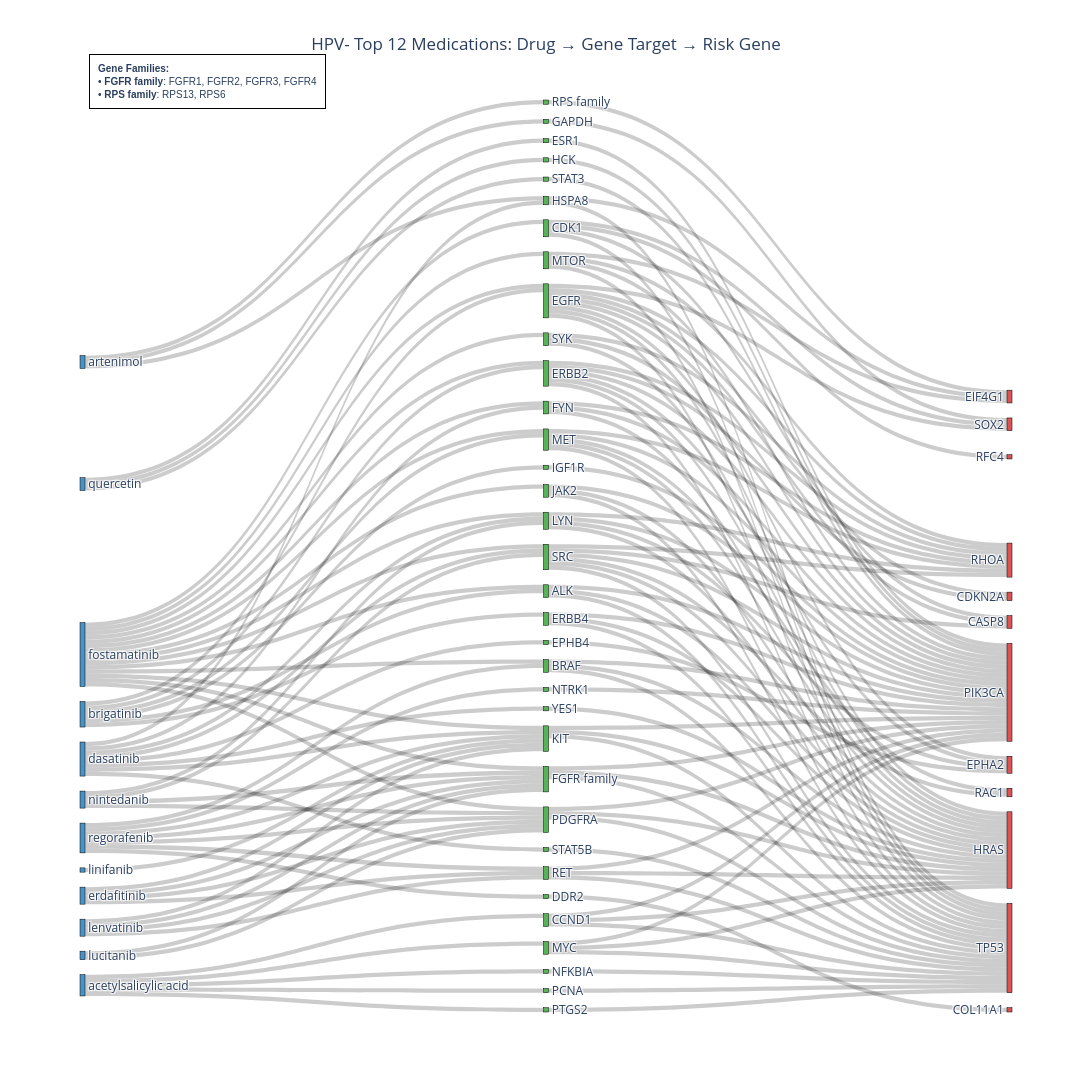
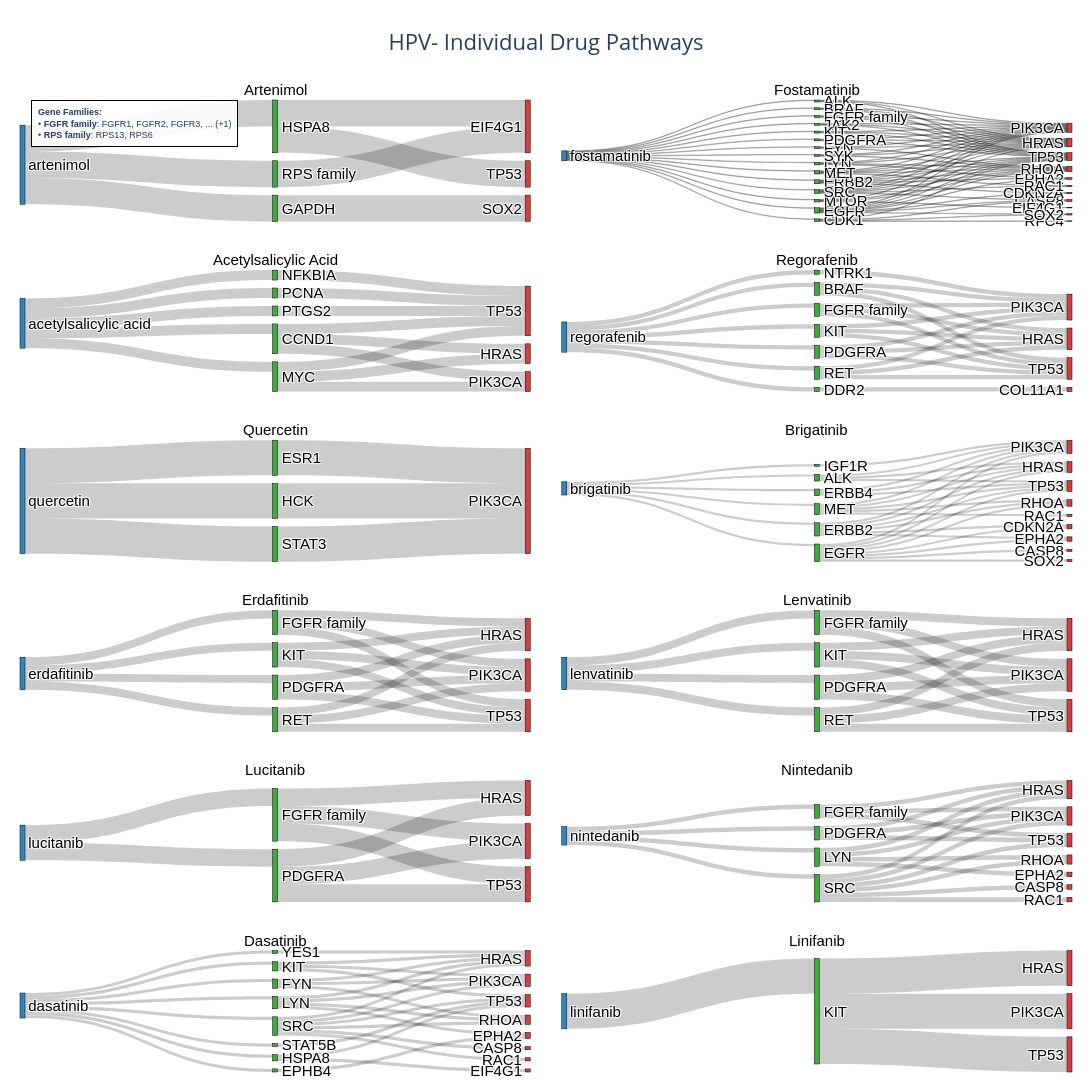

The notebook cell these images were saved under, in order:
### Markdown cell above
### HPV- Top 10 with Required Drugs

### Code cell
# HPV- cohort: Top 10 drugs, ensure artenimol and fostamatinib are included
results_hpv_neg = create_sankey_diagrams(
    cohort='HPV-',
    top_n=12,
    required_drugs=['artenimol', 'fostamatinib', 'acetylsalicylic acid', 'regorafenib', 'quercetin','brigatinib', 'erdafitinib', 'lenvatinib', 'lucitanib', 'nintedanib', 'dasatinib', 'linifanib'],
    show_combined=True,
    show_individual=True,
    article_threshold=0
)

### Figure 1 — Plotly figure (JSON) as saved in the notebook; plotly's stock layout.template omitted (floating-point values rounded to 4 significant figures; data arrays with more than 128 entries replaced by an {"elided": "..."} marker saying what was removed)
{"data": [{"link": {"color": "rgba(0, 0, 0, 0.2)", "source": {"elided": "151 int values"}, "target": {"elided": "151 int values"}, "value": {"elided": "151 int values"}}, "node": {"color": ["rgba(44, 160, 44, 0.8)", "rgba(44, 160, 44, 0.8)", "rgba(214, 39, 40, 0.8)", "rgba(44, 160, 44, 0.8)", "rgba(44, 160, 44, 0.8)", "rgba(214, 39, 40, 0.8)", "rgba(214, 39, 40, 0.8)", "rgba(44, 160, 44, 0.8)", "rgba(44, 160, 44, 0.8)", "rgba(214, 39, 40, 0.8)", "rgba(214, 39, 40, 0.8)", "rgba(44, 160, 44, 0.8)", "rgba(44, 160, 44, 0.8)", "rgba(44, 160, 44, 0.8)", "rgba(44, 160, 44, 0.8)", "rgba(44, 160, 44, 0.8)", "rgba(44, 160, 44, 0.8)", "rgba(44, 160, 44, 0.8)", "rgba(44, 160, 44, 0.8)", "rgba(214, 39, 40, 0.8)", "rgba(44, 160, 44, 0.8)", "rgba(44, 160, 44, 0.8)", "rgba(44, 160, 44, 0.8)", "rgba(44, 160, 44, 0.8)", "rgba(44, 160, 44, 0.8)", "rgba(44, 160, 44, 0.8)", "rgba(44, 160, 44, 0.8)", "rgba(44, 160, 44, 0.8)", "rgba(44, 160, 44, 0.8)", "rgba(44, 160, 44, 0.8)", "rgba(44, 160, 44, 0.8)", "rgba(44, 160, 44, 0.8)", "rgba(214, 39, 40, 0.8)", "rgba(44, 160, 44, 0.8)", "rgba(214, 39, 40, 0.8)", "rgba(44, 160, 44, 0.8)", "rgba(214, 39, 40, 0.8)", "rgba(214, 39, 40, 0.8)", "rgba(44, 160, 44, 0.8)", "rgba(214, 39, 40, 0.8)", "rgba(44, 160, 44, 0.8)", "rgba(44, 160, 44, 0.8)", "rgba(44, 160, 44, 0.8)", "rgba(44, 160, 44, 0.8)", "rgba(214, 39, 40, 0.8)", "rgba(44, 160, 44, 0.8)", "rgba(31, 119, 180, 0.8)", "rgba(31, 119, 180, 0.8)", "rgba(31, 119, 180, 0.8)", "rgba(31, 119, 180, 0.8)", "rgba(31, 119, 180, 0.8)", "rgba(31, 119, 180, 0.8)", "rgba(31, 119, 180, 0.8)", "rgba(31, 119, 180, 0.8)", "rgba(31, 119, 180, 0.8)", "rgba(31, 119, 180, 0.8)", "rgba(31, 119, 180, 0.8)", "rgba(31, 119, 180, 0.8)"], "label": ["ALK", "BRAF", "CASP8", "CCND1", "CDK1", "CDKN2A", "COL11A1", "DDR2", "EGFR", "EIF4G1", "EPHA2", "EPHB4", "ERBB2", "ERBB4", "ESR1", "FGFR family", "FYN", "GAPDH", "HCK", "HRAS", "HSPA8", "IGF1R", "JAK2", "KIT", "LYN", "MET", "MTOR", "MYC", "NFKBIA", "NTRK1", "PCNA", "PDGFRA", "PIK3CA", "PTGS2", "RAC1", "RET", "RFC4", "RHOA", "RPS family", "SOX2", "SRC", "STAT3", "STAT5B", "SYK", "TP53", "YES1", "acetylsalicylic acid", "artenimol", "brigatinib", "dasatinib", "erdafitinib", "fostamatinib", "lenvatinib", "linifanib", "lucitanib", "nintedanib", "quercetin", "regorafenib"], "line": {"color": "black", "width": 0.5}, "pad": 15, "thickness": 5, "x": [0.5, 0.5, 0.999, 0.5, 0.5, 0.999, 0.999, 0.5, 0.5, 0.999, 0.999, 0.5, 0.5, 0.5, 0.5, 0.5, 0.5, 0.5, 0.5, 0.999, 0.5, 0.5, 0.5, 0.5, 0.5, 0.5, 0.5, 0.5, 0.5, 0.5, 0.5, 0.5, 0.999, 0.5, 0.999, 0.5, 0.999, 0.999, 0.5, 0.999, 0.5, 0.5, 0.5, 0.5, 0.999, 0.5, 0.001, 0.001, 0.001, 0.001, 0.001, 0.001, 0.001, 0.001, 0.001, 0.001, 0.001, 0.001]}, "type": "sankey"}], "layout": {"annotations": [{"align": "left", "bgcolor": "rgba(255, 255, 255, 0.9)", "bordercolor": "black", "borderpad": 8, "borderwidth": 1, "font": {"family": "Arial", "size": 10}, "showarrow": false, "text": "<b>Gene Families:</b><br>• <b>FGFR family</b>: FGFR1, FGFR2, FGFR3, FGFR4<br>• <b>RPS family</b>: RPS13, RPS6", "x": 0.01, "xanchor": "left", "xref": "paper", "y": 1.05, "yanchor": "top", "yref": "paper"}], "font": {"size": 12}, "height": 1400, "title": {"text": "HPV- Top 12 Medications: Drug → Gene Target → Risk Gene", "x": 0.5, "xanchor": "center"}, "width": 2400}}

### Figure 2 — Plotly figure (JSON) as saved in the notebook; plotly's stock layout.template omitted (floating-point values rounded to 4 significant figures)
{"data": [{"arrangement": "snap", "domain": {"x": [0, 0.485], "y": [0.875, 1]}, "link": {"color": "rgba(0, 0, 0, 0.2)", "source": [0, 0, 0, 2, 1, 3, 2], "target": [2, 1, 3, 4, 5, 4, 6], "value": [1, 1, 1, 1, 1, 1, 1]}, "node": {"color": ["rgba(31, 119, 180, 0.9)", "rgba(44, 160, 44, 0.9)", "rgba(44, 160, 44, 0.9)", "rgba(44, 160, 44, 0.9)", "rgba(214, 39, 40, 0.9)", "rgba(214, 39, 40, 0.9)", "rgba(214, 39, 40, 0.9)"], "label": ["artenimol", "GAPDH", "HSPA8", "RPS family", "EIF4G1", "SOX2", "TP53"], "line": {"color": "black", "width": 0.5}, "pad": 8, "thickness": 5}, "textfont": {"color": "black", "family": "Arial", "size": 15}, "type": "sankey", "valueformat": ".0f"}, {"arrangement": "snap", "domain": {"x": [0.515, 1], "y": [0.875, 1]}, "link": {"color": "rgba(0, 0, 0, 0.2)", "source": [0, 0, 0, 0, 0, 0, 0, 0, 0, 0, 0, 0, 0, 0, 0, 1, 4, 4, 11, 5, 5, 13, 6, 9, 10, 14, 13, 2, 2, 9, 10, 10, 10, 14, 14, 14, 7, 7, 7, 9, 1, 1, 2, 14, 14, 15, 15, 15, 6, 3, 3, 3, 3, 11, 11, 11, 11, 5, 5, 5, 5, 12, 12, 12, 12, 6, 8, 8, 8, 13, 4, 4, 4, 4, 4, 4], "target": [1, 2, 10, 14, 15, 7, 3, 11, 5, 12, 6, 8, 9, 13, 4, 21, 21, 17, 21, 21, 17, 21, 21, 21, 21, 21, 26, 21, 26, 26, 19, 20, 24, 26, 20, 24, 21, 20, 24, 20, 26, 20, 20, 16, 22, 21, 20, 24, 20, 23, 16, 26, 25, 26, 20, 24, 22, 19, 26, 20, 24, 21, 26, 24, 18, 26, 21, 26, 20, 20, 16, 19, 26, 20, 24, 25], "value": [1, 1, 1, 1, 1, 1, 1, 1, 1, 1, 1, 1, 1, 1, 1, 1, 1, 1, 1, 1, 1, 1, 1, 1, 1, 1, 1, 1, 1, 1, 1, 1, 1, 1, 1, 1, 1, 1, 1, 1, 1, 1, 1, 1, 1, 1, 1, 1, 1, 1, 1, 1, 1, 1, 1, 1, 1, 1, 1, 1, 1, 1, 1, 1, 1, 1, 1, 1, 1, 1, 1, 1, 1, 1, 1, 1]}, "node": {"color": ["rgba(31, 119, 180, 0.9)", "rgba(44, 160, 44, 0.9)", "rgba(44, 160, 44, 0.9)", "rgba(44, 160, 44, 0.9)", "rgba(44, 160, 44, 0.9)", "rgba(44, 160, 44, 0.9)", "rgba(44, 160, 44, 0.9)", "rgba(44, 160, 44, 0.9)", "rgba(44, 160, 44, 0.9)", "rgba(44, 160, 44, 0.9)", "rgba(44, 160, 44, 0.9)", "rgba(44, 160, 44, 0.9)", "rgba(44, 160, 44, 0.9)", "rgba(44, 160, 44, 0.9)", "rgba(44, 160, 44, 0.9)", "rgba(44, 160, 44, 0.9)", "rgba(214, 39, 40, 0.9)", "rgba(214, 39, 40, 0.9)", "rgba(214, 39, 40, 0.9)", "rgba(214, 39, 40, 0.9)", "rgba(214, 39, 40, 0.9)", "rgba(214, 39, 40, 0.9)", "rgba(214, 39, 40, 0.9)", "rgba(214, 39, 40, 0.9)", "rgba(214, 39, 40, 0.9)", "rgba(214, 39, 40, 0.9)", "rgba(214, 39, 40, 0.9)"], "label": ["fostamatinib", "ALK", "BRAF", "CDK1", "EGFR", "ERBB2", "FGFR family", "FYN", "JAK2", "KIT", "LYN", "MET", "MTOR", "PDGFRA", "SRC", "SYK", "CASP8", "CDKN2A", "EIF4G1", "EPHA2", "HRAS", "PIK3CA", "RAC1", "RFC4", "RHOA", "SOX2", "TP53"], "line": {"color": "black", "width": 0.5}, "pad": 8, "thickness": 5}, "textfont": {"color": "black", "family": "Arial", "size": 15}, "type": "sankey", "valueformat": ".0f"}, {"arrangement": "snap", "domain": {"x": [0, 0.485], "y": [0.7, 0.825]}, "link": {"color": "rgba(0, 0, 0, 0.2)", "source": [0, 0, 0, 0, 0, 3, 2, 2, 2, 1, 1, 1, 5, 4], "target": [3, 2, 1, 5, 4, 8, 7, 8, 6, 7, 8, 6, 8, 8], "value": [1, 1, 1, 1, 1, 1, 1, 1, 1, 1, 1, 1, 1, 1]}, "node": {"color": ["rgba(31, 119, 180, 0.9)", "rgba(44, 160, 44, 0.9)", "rgba(44, 160, 44, 0.9)", "rgba(44, 160, 44, 0.9)", "rgba(44, 160, 44, 0.9)", "rgba(44, 160, 44, 0.9)", "rgba(214, 39, 40, 0.9)", "rgba(214, 39, 40, 0.9)", "rgba(214, 39, 40, 0.9)"], "label": ["acetylsalicylic acid", "CCND1", "MYC", "NFKBIA", "PCNA", "PTGS2", "HRAS", "PIK3CA", "TP53"], "line": {"color": "black", "width": 0.5}, "pad": 8, "thickness": 5}, "textfont": {"color": "black", "family": "Arial", "size": 15}, "type": "sankey", "valueformat": ".0f"}, {"arrangement": "snap", "domain": {"x": [0.515, 1], "y": [0.7, 0.825]}, "link": {"color": "rgba(0, 0, 0, 0.2)", "source": [0, 0, 0, 0, 0, 0, 0, 6, 7, 3, 4, 6, 7, 2, 5, 1, 1, 4, 4, 1, 3, 3, 6, 7], "target": [6, 7, 2, 3, 5, 1, 4, 10, 10, 10, 10, 11, 11, 8, 10, 10, 11, 11, 9, 9, 9, 11, 9, 9], "value": [1, 1, 1, 1, 1, 1, 1, 1, 1, 1, 1, 1, 1, 1, 1, 1, 1, 1, 1, 1, 1, 1, 1, 1]}, "node": {"color": ["rgba(31, 119, 180, 0.9)", "rgba(44, 160, 44, 0.9)", "rgba(44, 160, 44, 0.9)", "rgba(44, 160, 44, 0.9)", "rgba(44, 160, 44, 0.9)", "rgba(44, 160, 44, 0.9)", "rgba(44, 160, 44, 0.9)", "rgba(44, 160, 44, 0.9)", "rgba(214, 39, 40, 0.9)", "rgba(214, 39, 40, 0.9)", "rgba(214, 39, 40, 0.9)", "rgba(214, 39, 40, 0.9)"], "label": ["regorafenib", "BRAF", "DDR2", "FGFR family", "KIT", "NTRK1", "PDGFRA", "RET", "COL11A1", "HRAS", "PIK3CA", "TP53"], "line": {"color": "black", "width": 0.5}, "pad": 8, "thickness": 5}, "textfont": {"color": "black", "family": "Arial", "size": 15}, "type": "sankey", "valueformat": ".0f"}, {"arrangement": "snap", "domain": {"x": [0, 0.485], "y": [0.525, 0.65]}, "link": {"color": "rgba(0, 0, 0, 0.2)", "source": [0, 0, 0, 2, 3, 1], "target": [2, 3, 1, 4, 4, 4], "value": [1, 1, 1, 1, 1, 1]}, "node": {"color": ["rgba(31, 119, 180, 0.9)", "rgba(44, 160, 44, 0.9)", "rgba(44, 160, 44, 0.9)", "rgba(44, 160, 44, 0.9)", "rgba(214, 39, 40, 0.9)"], "label": ["quercetin", "ESR1", "HCK", "STAT3", "PIK3CA"], "line": {"color": "black", "width": 0.5}, "pad": 8, "thickness": 5}, "textfont": {"color": "black", "family": "Arial", "size": 15}, "type": "sankey", "valueformat": ".0f"}, {"arrangement": "snap", "domain": {"x": [0.515, 1], "y": [0.525, 0.65]}, "link": {"color": "rgba(0, 0, 0, 0.2)", "source": [0, 0, 0, 0, 0, 0, 1, 2, 2, 4, 5, 6, 3, 3, 1, 1, 6, 6, 6, 6, 3, 3, 3, 3, 2, 2, 2, 2, 2, 2, 4, 4], "target": [1, 2, 4, 5, 6, 3, 11, 11, 8, 11, 11, 11, 11, 8, 15, 10, 15, 10, 13, 12, 9, 15, 10, 13, 7, 9, 15, 10, 13, 14, 15, 10], "value": [1, 1, 1, 1, 1, 1, 1, 1, 1, 1, 1, 1, 1, 1, 1, 1, 1, 1, 1, 1, 1, 1, 1, 1, 1, 1, 1, 1, 1, 1, 1, 1]}, "node": {"color": ["rgba(31, 119, 180, 0.9)", "rgba(44, 160, 44, 0.9)", "rgba(44, 160, 44, 0.9)", "rgba(44, 160, 44, 0.9)", "rgba(44, 160, 44, 0.9)", "rgba(44, 160, 44, 0.9)", "rgba(44, 160, 44, 0.9)", "rgba(214, 39, 40, 0.9)", "rgba(214, 39, 40, 0.9)", "rgba(214, 39, 40, 0.9)", "rgba(214, 39, 40, 0.9)", "rgba(214, 39, 40, 0.9)", "rgba(214, 39, 40, 0.9)", "rgba(214, 39, 40, 0.9)", "rgba(214, 39, 40, 0.9)", "rgba(214, 39, 40, 0.9)"], "label": ["brigatinib", "ALK", "EGFR", "ERBB2", "ERBB4", "IGF1R", "MET", "CASP8", "CDKN2A", "EPHA2", "HRAS", "PIK3CA", "RAC1", "RHOA", "SOX2", "TP53"], "line": {"color": "black", "width": 0.5}, "pad": 8, "thickness": 5}, "textfont": {"color": "black", "family": "Arial", "size": 15}, "type": "sankey", "valueformat": ".0f"}, {"arrangement": "snap", "domain": {"x": [0, 0.485], "y": [0.35, 0.475]}, "link": {"color": "rgba(0, 0, 0, 0.2)", "source": [0, 0, 0, 0, 3, 4, 1, 2, 3, 4, 2, 2, 1, 1, 3, 4], "target": [3, 4, 1, 2, 6, 6, 6, 6, 7, 7, 7, 5, 5, 7, 5, 5], "value": [1, 1, 1, 1, 1, 1, 1, 1, 1, 1, 1, 1, 1, 1, 1, 1]}, "node": {"color": ["rgba(31, 119, 180, 0.9)", "rgba(44, 160, 44, 0.9)", "rgba(44, 160, 44, 0.9)", "rgba(44, 160, 44, 0.9)", "rgba(44, 160, 44, 0.9)", "rgba(214, 39, 40, 0.9)", "rgba(214, 39, 40, 0.9)", "rgba(214, 39, 40, 0.9)"], "label": ["erdafitinib", "FGFR family", "KIT", "PDGFRA", "RET", "HRAS", "PIK3CA", "TP53"], "line": {"color": "black", "width": 0.5}, "pad": 8, "thickness": 5}, "textfont": {"color": "black", "family": "Arial", "size": 15}, "type": "sankey", "valueformat": ".0f"}, {"arrangement": "snap", "domain": {"x": [0.515, 1], "y": [0.35, 0.475]}, "link": {"color": "rgba(0, 0, 0, 0.2)", "source": [0, 0, 0, 0, 3, 4, 1, 2, 3, 4, 2, 2, 1, 1, 3, 4], "target": [3, 4, 1, 2, 6, 6, 6, 6, 7, 7, 7, 5, 5, 7, 5, 5], "value": [1, 1, 1, 1, 1, 1, 1, 1, 1, 1, 1, 1, 1, 1, 1, 1]}, "node": {"color": ["rgba(31, 119, 180, 0.9)", "rgba(44, 160, 44, 0.9)", "rgba(44, 160, 44, 0.9)", "rgba(44, 160, 44, 0.9)", "rgba(44, 160, 44, 0.9)", "rgba(214, 39, 40, 0.9)", "rgba(214, 39, 40, 0.9)", "rgba(214, 39, 40, 0.9)"], "label": ["lenvatinib", "FGFR family", "KIT", "PDGFRA", "RET", "HRAS", "PIK3CA", "TP53"], "line": {"color": "black", "width": 0.5}, "pad": 8, "thickness": 5}, "textfont": {"color": "black", "family": "Arial", "size": 15}, "type": "sankey", "valueformat": ".0f"}, {"arrangement": "snap", "domain": {"x": [0, 0.485], "y": [0.175, 0.3]}, "link": {"color": "rgba(0, 0, 0, 0.2)", "source": [0, 0, 2, 1, 2, 1, 1, 2], "target": [1, 2, 4, 4, 5, 3, 5, 3], "value": [1, 1, 1, 1, 1, 1, 1, 1]}, "node": {"color": ["rgba(31, 119, 180, 0.9)", "rgba(44, 160, 44, 0.9)", "rgba(44, 160, 44, 0.9)", "rgba(214, 39, 40, 0.9)", "rgba(214, 39, 40, 0.9)", "rgba(214, 39, 40, 0.9)"], "label": ["lucitanib", "FGFR family", "PDGFRA", "HRAS", "PIK3CA", "TP53"], "line": {"color": "black", "width": 0.5}, "pad": 8, "thickness": 5}, "textfont": {"color": "black", "family": "Arial", "size": 15}, "type": "sankey", "valueformat": ".0f"}, {"arrangement": "snap", "domain": {"x": [0.515, 1], "y": [0.175, 0.3]}, "link": {"color": "rgba(0, 0, 0, 0.2)", "source": [0, 0, 0, 0, 3, 1, 2, 4, 3, 2, 2, 2, 4, 4, 4, 4, 4, 1, 1, 3], "target": [2, 4, 3, 1, 8, 8, 8, 8, 11, 6, 7, 10, 11, 7, 10, 5, 9, 7, 11, 7], "value": [1, 1, 1, 1, 1, 1, 1, 1, 1, 1, 1, 1, 1, 1, 1, 1, 1, 1, 1, 1]}, "node": {"color": ["rgba(31, 119, 180, 0.9)", "rgba(44, 160, 44, 0.9)", "rgba(44, 160, 44, 0.9)", "rgba(44, 160, 44, 0.9)", "rgba(44, 160, 44, 0.9)", "rgba(214, 39, 40, 0.9)", "rgba(214, 39, 40, 0.9)", "rgba(214, 39, 40, 0.9)", "rgba(214, 39, 40, 0.9)", "rgba(214, 39, 40, 0.9)", "rgba(214, 39, 40, 0.9)", "rgba(214, 39, 40, 0.9)"], "label": ["nintedanib", "FGFR family", "LYN", "PDGFRA", "SRC", "CASP8", "EPHA2", "HRAS", "PIK3CA", "RAC1", "RHOA", "TP53"], "line": {"color": "black", "width": 0.5}, "pad": 8, "thickness": 5}, "textfont": {"color": "black", "family": "Arial", "size": 15}, "type": "sankey", "valueformat": ".0f"}, {"arrangement": "snap", "domain": {"x": [0, 0.485], "y": [0, 0.125]}, "link": {"color": "rgba(0, 0, 0, 0.2)", "source": [0, 0, 0, 0, 0, 0, 0, 0, 3, 4, 5, 6, 4, 5, 5, 5, 6, 6, 6, 7, 1, 3, 2, 2, 2, 8, 4, 6, 6], "target": [5, 6, 7, 1, 3, 2, 8, 4, 10, 13, 13, 13, 16, 11, 12, 15, 16, 12, 15, 16, 11, 16, 13, 12, 15, 12, 12, 9, 14], "value": [1, 1, 1, 1, 1, 1, 1, 1, 1, 1, 1, 1, 1, 1, 1, 1, 1, 1, 1, 1, 1, 1, 1, 1, 1, 1, 1, 1, 1]}, "node": {"color": ["rgba(31, 119, 180, 0.9)", "rgba(44, 160, 44, 0.9)", "rgba(44, 160, 44, 0.9)", "rgba(44, 160, 44, 0.9)", "rgba(44, 160, 44, 0.9)", "rgba(44, 160, 44, 0.9)", "rgba(44, 160, 44, 0.9)", "rgba(44, 160, 44, 0.9)", "rgba(44, 160, 44, 0.9)", "rgba(214, 39, 40, 0.9)", "rgba(214, 39, 40, 0.9)", "rgba(214, 39, 40, 0.9)", "rgba(214, 39, 40, 0.9)", "rgba(214, 39, 40, 0.9)", "rgba(214, 39, 40, 0.9)", "rgba(214, 39, 40, 0.9)", "rgba(214, 39, 40, 0.9)"], "label": ["dasatinib", "EPHB4", "FYN", "HSPA8", "KIT", "LYN", "SRC", "STAT5B", "YES1", "CASP8", "EIF4G1", "EPHA2", "HRAS", "PIK3CA", "RAC1", "RHOA", "TP53"], "line": {"color": "black", "width": 0.5}, "pad": 8, "thickness": 5}, "textfont": {"color": "black", "family": "Arial", "size": 15}, "type": "sankey", "valueformat": ".0f"}, {"arrangement": "snap", "domain": {"x": [0.515, 1], "y": [0, 0.125]}, "link": {"color": "rgba(0, 0, 0, 0.2)", "source": [0, 1, 1, 1], "target": [1, 3, 4, 2], "value": [1, 1, 1, 1]}, "node": {"color": ["rgba(31, 119, 180, 0.9)", "rgba(44, 160, 44, 0.9)", "rgba(214, 39, 40, 0.9)", "rgba(214, 39, 40, 0.9)", "rgba(214, 39, 40, 0.9)"], "label": ["linifanib", "KIT", "HRAS", "PIK3CA", "TP53"], "line": {"color": "black", "width": 0.5}, "pad": 8, "thickness": 5}, "textfont": {"color": "black", "family": "Arial", "size": 15}, "type": "sankey", "valueformat": ".0f"}], "layout": {"annotations": [{"font": {"color": "black", "family": "Arial", "size": 15}, "showarrow": false, "text": "Artenimol", "x": 0.2425, "xanchor": "center", "xref": "paper", "y": 1, "yanchor": "bottom", "yref": "paper"}, {"font": {"color": "black", "family": "Arial", "size": 15}, "showarrow": false, "text": "Fostamatinib", "x": 0.7575, "xanchor": "center", "xref": "paper", "y": 1, "yanchor": "bottom", "yref": "paper"}, {"font": {"color": "black", "family": "Arial", "size": 15}, "showarrow": false, "text": "Acetylsalicylic Acid", "x": 0.2425, "xanchor": "center", "xref": "paper", "y": 0.825, "yanchor": "bottom", "yref": "paper"}, {"font": {"color": "black", "family": "Arial", "size": 15}, "showarrow": false, "text": "Regorafenib", "x": 0.7575, "xanchor": "center", "xref": "paper", "y": 0.825, "yanchor": "bottom", "yref": "paper"}, {"font": {"color": "black", "family": "Arial", "size": 15}, "showarrow": false, "text": "Quercetin", "x": 0.2425, "xanchor": "center", "xref": "paper", "y": 0.65, "yanchor": "bottom", "yref": "paper"}, {"font": {"color": "black", "family": "Arial", "size": 15}, "showarrow": false, "text": "Brigatinib", "x": 0.7575, "xanchor": "center", "xref": "paper", "y": 0.65, "yanchor": "bottom", "yref": "paper"}, {"font": {"color": "black", "family": "Arial", "size": 15}, "showarrow": false, "text": "Erdafitinib", "x": 0.2425, "xanchor": "center", "xref": "paper", "y": 0.475, "yanchor": "bottom", "yref": "paper"}, {"font": {"color": "black", "family": "Arial", "size": 15}, "showarrow": false, "text": "Lenvatinib", "x": 0.7575, "xanchor": "center", "xref": "paper", "y": 0.475, "yanchor": "bottom", "yref": "paper"}, {"font": {"color": "black", "family": "Arial", "size": 15}, "showarrow": false, "text": "Lucitanib", "x": 0.2425, "xanchor": "center", "xref": "paper", "y": 0.3, "yanchor": "bottom", "yref": "paper"}, {"font": {"color": "black", "family": "Arial", "size": 15}, "showarrow": false, "text": "Nintedanib", "x": 0.7575, "xanchor": "center", "xref": "paper", "y": 0.3, "yanchor": "bottom", "yref": "paper"}, {"font": {"color": "black", "family": "Arial", "size": 15}, "showarrow": false, "text": "Dasatinib", "x": 0.2425, "xanchor": "center", "xref": "paper", "y": 0.125, "yanchor": "bottom", "yref": "paper"}, {"font": {"color": "black", "family": "Arial", "size": 15}, "showarrow": false, "text": "Linifanib", "x": 0.7575, "xanchor": "center", "xref": "paper", "y": 0.125, "yanchor": "bottom", "yref": "paper"}, {"align": "left", "bgcolor": "rgba(255, 255, 255, 0.9)", "bordercolor": "black", "borderpad": 6, "borderwidth": 1, "font": {"family": "Arial", "size": 9}, "showarrow": false, "text": "<b>Gene Families:</b><br>• <b>FGFR family</b>: FGFR1, FGFR2, FGFR3, ... (+1)<br>• <b>RPS family</b>: RPS13, RPS6", "x": 0.01, "xanchor": "left", "xref": "paper", "y": 1, "yanchor": "top", "yref": "paper"}], "font": {"size": 14}, "height": 2200, "margin": {"b": 20, "l": 20, "r": 20, "t": 100}, "showlegend": false, "title": {"font": {"size": 22}, "text": "HPV- Individual Drug Pathways<br>", "x": 0.5, "xanchor": "center"}, "width": 2000}}
